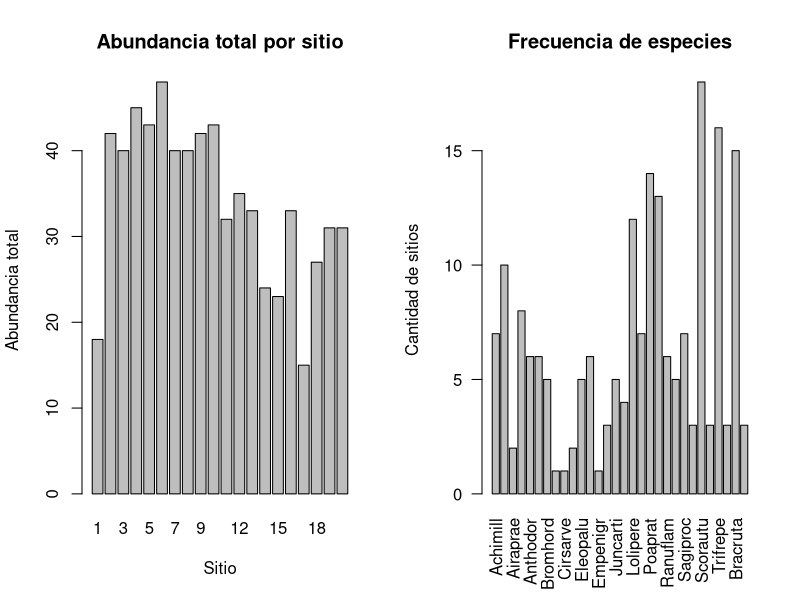
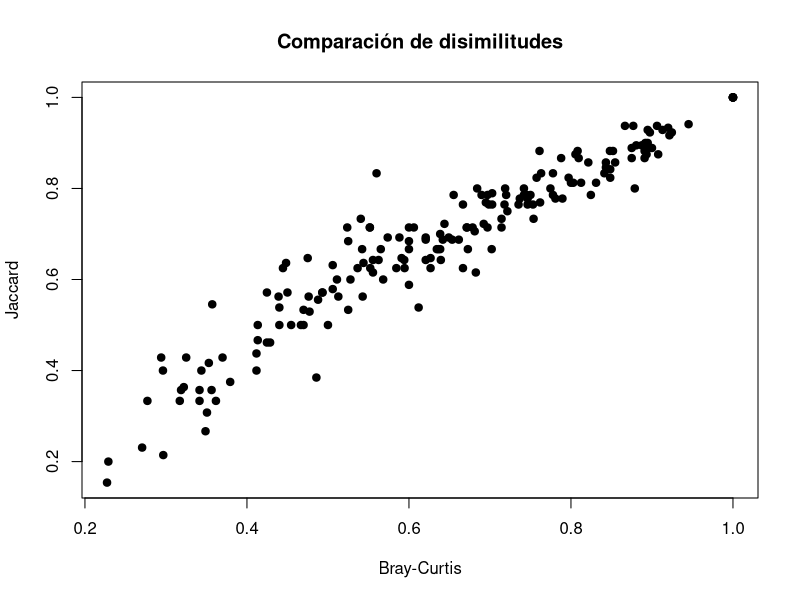
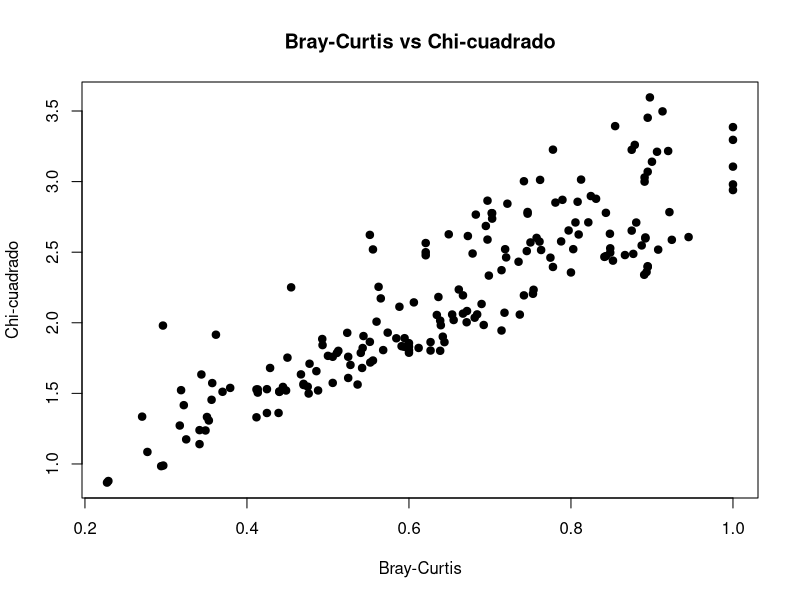
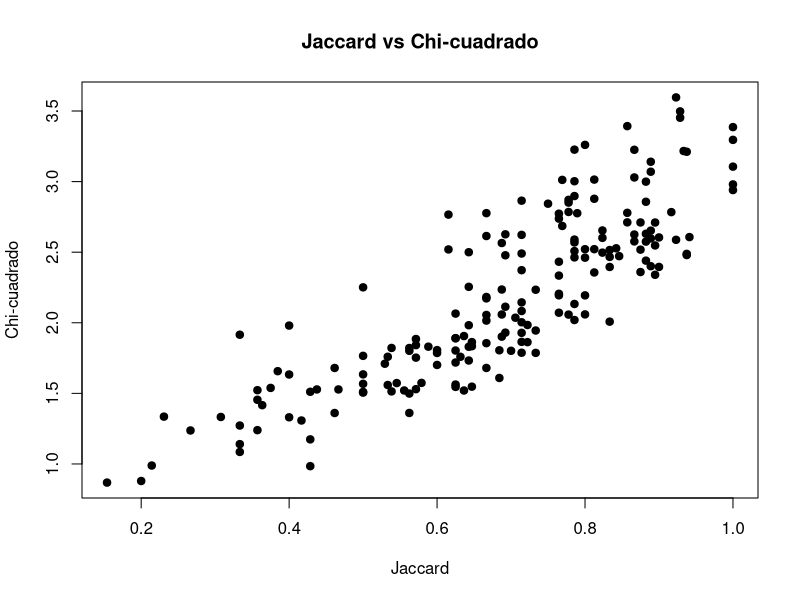
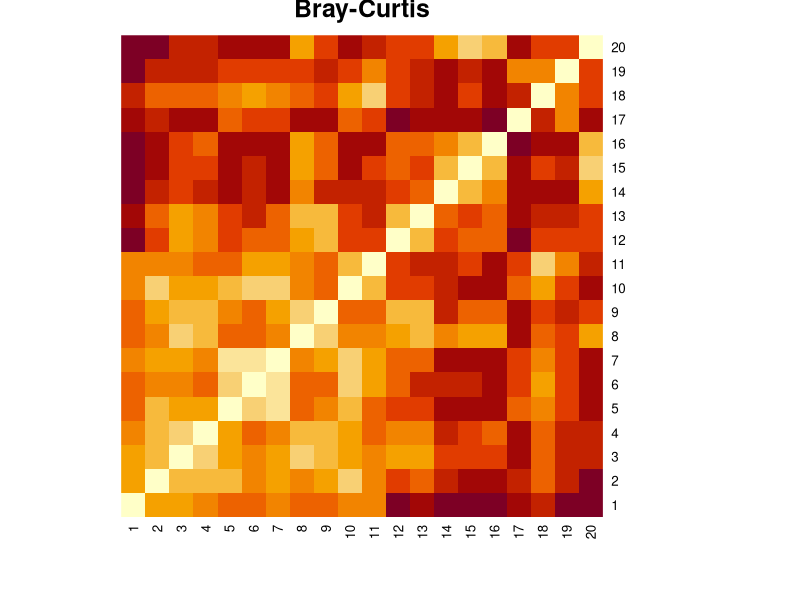
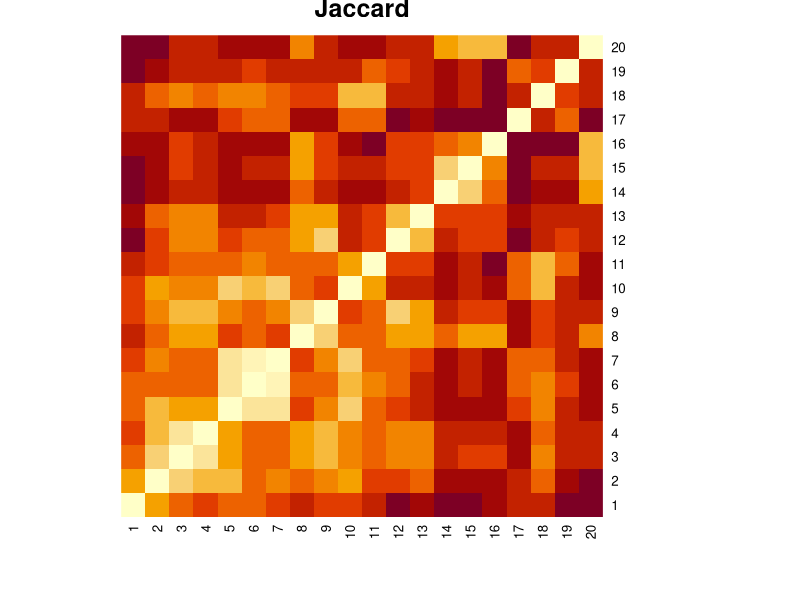
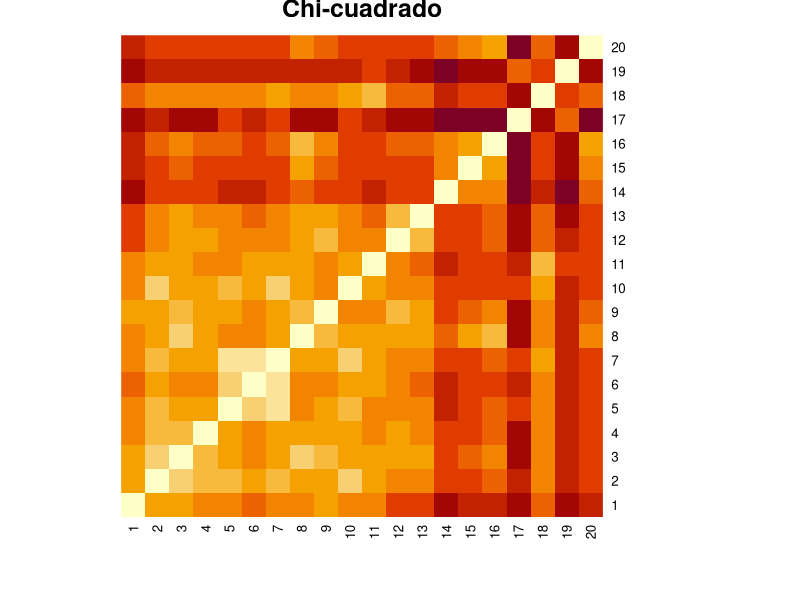
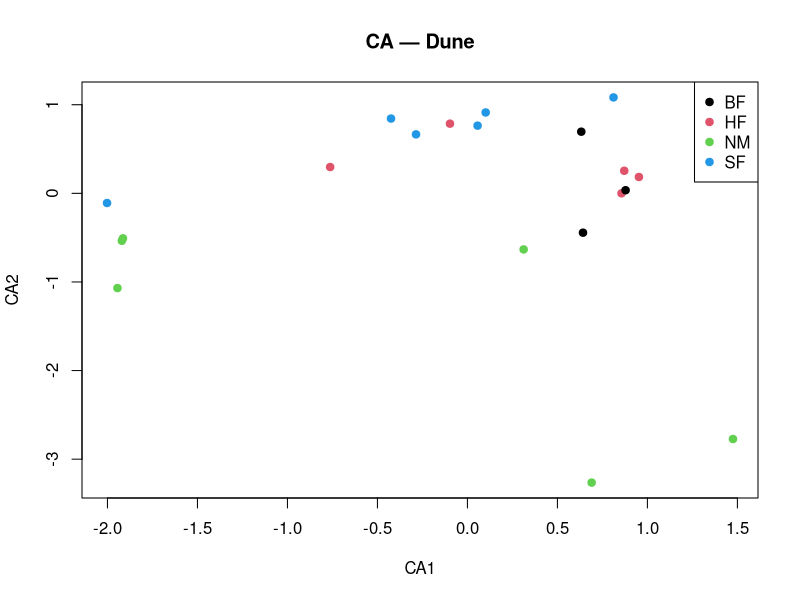

Recreate these plots in R, in order.
## ---- chunk 1
library(vegan)

data(dune)
data(dune.env)

str(dune)
head(dune)
summary(dune)

# Revisión de valores faltantes
sum(is.na(dune))

## ---- chunk 2
X <- dune
ambiente <- dune.env
## ---- chunk 3
prop_ceros <- sum(X == 0) / length(as.matrix(X))
prop_ceros
## ---- chunk 4
abund_sitio <- rowSums(X) # Abundancia por sitio

# Consideramos X > 0 para calcular la frencuencia con que aparece cada especie
frec_especies <- colSums(X>0) 

abund_sitio
frec_especies
## ---- chunk 5
par(mfrow = c(1, 2))

barplot(abund_sitio,
        main = "Abundancia total por sitio",
        xlab = "Sitio",
        ylab = "Abundancia total")

barplot(frec_especies,
        las = 2,
        main = "Frecuencia de especies",
        ylab = "Cantidad de sitios")

par(mfrow = c(1, 1))
## ---- chunk 6
str(ambiente)
## ---- chunk 7
grupo <- ambiente$Management
table(grupo)
## ---- chunk 8
X_abund <- X
head(X_abund)
## ---- chunk 9
X_pa <- decostand(X, method = "pa")
head(X_pa)
## ---- chunk 10
X_hell <- decostand(X, method = "hellinger")
head(X_hell)
## ---- chunk 11
dist_bray <- vegdist(X_abund, method = "bray")

dim(as.matrix(dist_bray))
as.matrix(dist_bray)[1:6, 1:6]
## ---- chunk 12
dist_jacc <- vegdist(X_pa, method = "jaccard")

as.matrix(dist_jacc)[1:6, 1:6]
## ---- chunk 13

dist_chi  <- vegdist(X_abund, method = "chisq")
as.matrix(dist_chi)[1:6, 1:6]

## ---- chunk 14
plot(as.vector(dist_bray), as.vector(dist_jacc),
     pch = 19,
     xlab = "Bray-Curtis",
     ylab = "Jaccard",
     main = "Comparación de disimilitudes")

cor(as.vector(dist_bray), as.vector(dist_jacc), method = "spearman")
## ---- chunk 15
# Comparación Bray-Curtis vs Chi-cuadrado
cor(as.vector(dist_bray), as.vector(dist_chi), method = "spearman")

plot(as.vector(dist_bray),
     as.vector(dist_chi),
     pch = 19,
     xlab = "Bray-Curtis",
     ylab = "Chi-cuadrado",
     main = "Bray-Curtis vs Chi-cuadrado")
## ---- chunk 16
# Comparación Jaccard vs Chi-cuadrado
cor(as.vector(dist_jacc),as.vector(dist_chi), method = "spearman")

plot(as.vector(dist_jacc),
     as.vector(dist_chi),
     pch = 19,
     xlab = "Jaccard",
     ylab = "Chi-cuadrado",
     main = "Jaccard vs Chi-cuadrado")
## ---- chunk 17

heatmap(as.matrix(dist_bray),
        symm = TRUE,
        Rowv = NA,
        Colv = NA,
        main = "Bray-Curtis")

heatmap(as.matrix(dist_jacc),
        symm = TRUE,
        Rowv = NA,
        Colv = NA,
        main = "Jaccard")

heatmap(as.matrix(dist_chi),
        symm = TRUE,
        Rowv = NA,
        Colv = NA,
        main = "Chi-cuadrado")

## ---- chunk 18
ca_dune <- cca(X_abund)

ca_dune
## ---- chunk 19
scores_ca <- scores(ca_dune, display = "sites")

plot(scores_ca[, 1], scores_ca[, 2],
     col = as.numeric(grupo),
     pch = 19,
     xlab = "CA1",
     ylab = "CA2",
     main = "CA — Dune")

legend("topright",
       legend = levels(grupo),
       col = 1:nlevels(grupo),
       pch = 19)
## ---- chunk 20
pcoa_bray <- cmdscale(dist_bray, k = 2, eig = TRUE, add = TRUE)
scores_pcoa_bray <- pcoa_bray$points

plot(scores_pcoa_bray[, 1], scores_pcoa_bray[, 2],
     col = as.numeric(grupo), pch = 19,
     xlab = "PCoA1", ylab = "PCoA2", main = "PCoA Bray-Curtis")

legend("topright",
       legend = levels(grupo),
       col = 1:nlevels(grupo),
       pch = 19)
## ---- chunk 21
pcoa_jacc <- cmdscale(dist_jacc, k = 2, eig = TRUE, add = TRUE)
scores_pcoa_jacc <- pcoa_jacc$points

plot(scores_pcoa_jacc[, 1], scores_pcoa_jacc[, 2],
     col = as.numeric(grupo),
     pch = 19,
     xlab = "PCoA1",
     ylab = "PCoA2",
     main = "PCoA Jaccard")

legend("topright",
       legend = levels(grupo),
       col = 1:nlevels(grupo),
       pch = 19)
## ---- chunk 22
set.seed(42)

nmds_bray <- metaMDS(dist_bray,
                     k = 2,
                     trymax = 100,
                     trace = FALSE)

nmds_bray

scores_nmds_bray <- scores(nmds_bray)

plot(scores_nmds_bray[, 1], scores_nmds_bray[, 2],
     col = as.numeric(grupo),
     pch = 19,
     xlab = "",
     ylab = "",
     xaxt = "n",
     yaxt = "n",
     main = "NMDS Bray-Curtis")
box()

legend("topright",
       legend = levels(grupo),
       col = 1:nlevels(grupo),
       pch = 19)
## ---- chunk 23
set.seed(42)

nmds_jacc <- metaMDS(dist_jacc,
                     k = 2,
                     trymax = 100,
                     trace = FALSE)

nmds_jacc

scores_nmds_jacc <- scores(nmds_jacc)

plot(scores_nmds_jacc[, 1], scores_nmds_jacc[, 2],
     col = as.numeric(grupo),
     pch = 19,
     xlab = "",
     ylab = "",
     xaxt = "n",
     yaxt = "n",
     main = "NMDS Jaccard")
box()

legend("topright",
       legend = levels(grupo),
       col = 1:nlevels(grupo),
       pch = 19)
## ---- chunk 24
par(mfrow = c(2, 3))

plot(scores_ca[, 1], scores_ca[, 2],
     col = as.numeric(grupo), pch = 19,
     xlab = "CA1", ylab = "CA2",
     main = "CA")

plot(scores_pcoa_bray[, 1], scores_pcoa_bray[, 2],
     col = as.numeric(grupo), pch = 19,
     xlab = "PCoA1", ylab = "PCoA2",
     main = "PCoA Bray")

plot(scores_pcoa_jacc[, 1], scores_pcoa_jacc[, 2],
     col = as.numeric(grupo), pch = 19,
     xlab = "PCoA1", ylab = "PCoA2",
     main = "PCoA Jaccard")

plot(scores_nmds_bray[, 1], scores_nmds_bray[, 2],
     col = as.numeric(grupo), pch = 19,
     xlab = "", ylab = "", xaxt = "n", yaxt = "n",
     main = "NMDS Bray")
box()

plot(scores_nmds_jacc[, 1], scores_nmds_jacc[, 2],
     col = as.numeric(grupo), pch = 19,
     xlab = "", ylab = "", xaxt = "n", yaxt = "n",
     main = "NMDS Jaccard")
box()

plot.new()
legend("center",
       legend = levels(grupo),
       col = 1:nlevels(grupo),
       pch = 19,
       title = "Management")

par(mfrow = c(1, 1))
## ---- chunk 25
cumsum(ca_dune$CA$eig / sum(ca_dune$CA$eig))
## ---- chunk 26
cumsum(pcoa_bray$eig / sum(pcoa_bray$eig))
## ---- chunk 27
cumsum(pcoa_jacc$eig / sum(pcoa_jacc$eig))
## ---- chunk 28
nmds_bray$stress
stressplot(nmds_bray)
## ---- chunk 29
nmds_jacc$stress
stressplot(nmds_jacc)
## ---- chunk 30
dist_pcoa_bray2 <- dist(scores_pcoa_bray)
dist_pcoa_jacc2 <- dist(scores_pcoa_jacc)
dist_nmds_bray2 <- dist(scores_nmds_bray)
dist_nmds_jacc2 <- dist(scores_nmds_jacc)

cor(as.vector(dist_bray), as.vector(dist_pcoa_bray2), method = "spearman")
cor(as.vector(dist_jacc), as.vector(dist_pcoa_jacc2), method = "spearman")
cor(as.vector(dist_bray), as.vector(dist_nmds_bray2), method = "spearman")
cor(as.vector(dist_jacc), as.vector(dist_nmds_jacc2), method = "spearman")
